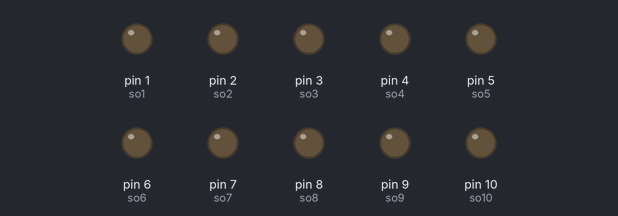
Bench run of a sketch on a simulated Arduino Uno, built with avr-gcc and run on an emulated ATmega328P. Parts: output pins drawn as LEDs (lit = HIGH).

Above: at 0.4 s.
At 2.9 s:
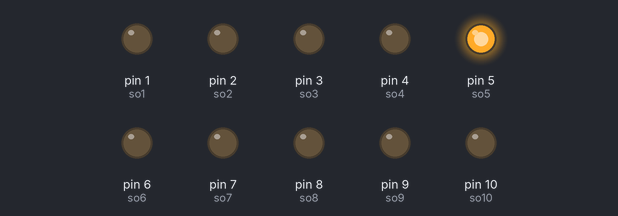
At 5.0 s:
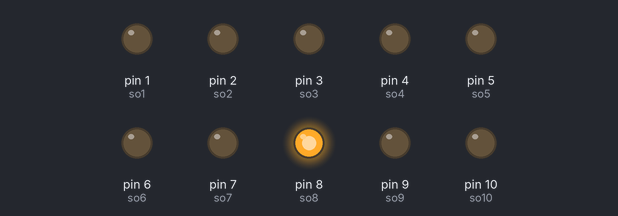
At 9.2 s:
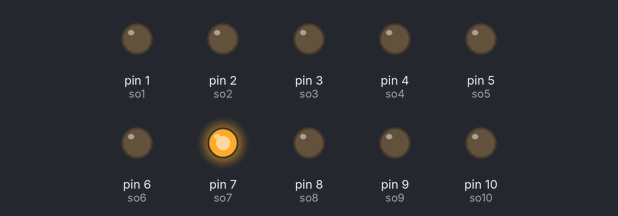
At 13.4 s:
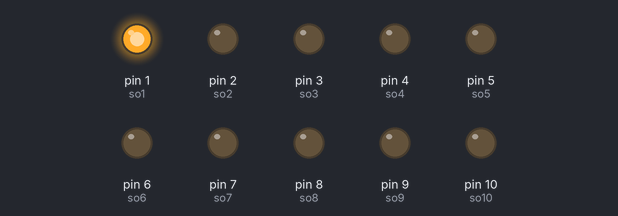
At 17.6 s:
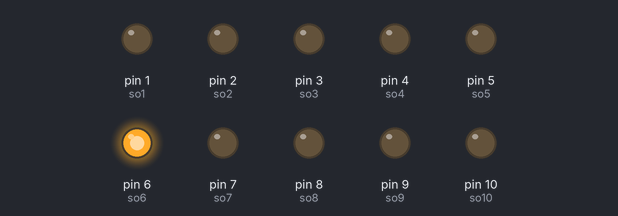
Timing chart, 0 to 18.2 s (numbered marks = the images above):
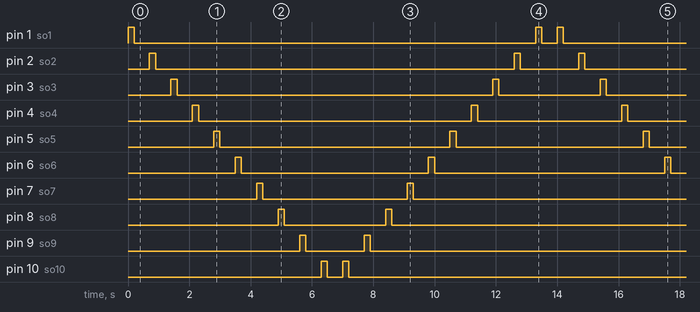

Measured:
- by itself, pin 1 (so1): repeats every 14.0 s: LOW 13.1 s, HIGH 0.20 s, LOW 0.50 s, HIGH 0.20 s
- by itself, pin 2 (so2): repeats every 14.0 s: LOW 11.7 s, HIGH 0.20 s, LOW 1.9 s, HIGH 0.20 s
- by itself, pin 3 (so3): repeats every 14.0 s: LOW 10.3 s, HIGH 0.20 s, LOW 3.3 s, HIGH 0.20 s
- by itself, pin 4 (so4): repeats every 14.0 s: LOW 8.9 s, HIGH 0.20 s, LOW 4.7 s, HIGH 0.20 s
- by itself, pin 5 (so5): repeats every 14.0 s: LOW 7.5 s, HIGH 0.20 s, LOW 6.1 s, HIGH 0.20 s
- by itself, pin 6 (so6): repeats every 14.0 s: LOW 6.1 s, HIGH 0.20 s, LOW 7.5 s, HIGH 0.20 s
- by itself, pin 7 (so7): repeats every 14.0 s: LOW 4.7 s, HIGH 0.20 s, LOW 8.9 s, HIGH 0.20 s
- by itself, pin 8 (so8): repeats every 14.0 s: LOW 3.3 s, HIGH 0.20 s, LOW 10.3 s, HIGH 0.20 s

The sketch:

gong.ino
```cpp
const int so1 = 1;
const int so2 = 2;
const int so3 = 3;
const int so4 = 4;
const int so5 = 5;
const int so6 = 6;
const int so7 = 7;
const int so8 = 8;
const int so9 = 9;
const int so10 = 10;
void setup() {
  // put your setup code here, to run once:
  pinMode(so1, OUTPUT);
  pinMode(so2, OUTPUT);
  pinMode(so3, OUTPUT);
  pinMode(so4, OUTPUT);
  pinMode(so5, OUTPUT);
  pinMode(so6, OUTPUT);
  pinMode(so7, OUTPUT);
  pinMode(so8, OUTPUT);
  pinMode(so9, OUTPUT);
  pinMode(so10, OUTPUT);
}

void loop() {
  // put your main code here, to run repeatedly:
  gong(so1, 500);
  gong(so2, 500);
  gong(so3, 500);
  gong(so4, 500);
  gong(so5, 500);
  gong(so6, 500);
  gong(so7, 500);
  gong(so8, 500);
  gong(so9, 500);
  gong(so10, 500);

  gong(so10, 500);
  gong(so9, 500);
  gong(so8, 500);
  gong(so7, 500);
  gong(so6, 500);
  gong(so5, 500);
  gong(so4, 500);
  gong(so3, 500);
  gong(so2, 500);
  gong(so1, 500);

}

void gong(int gongPin, int delayduration) {
  digitalWrite(gongPin, HIGH);
  delay(200);
  digitalWrite(gongPin, LOW);
  delay(delayduration);
}
```
